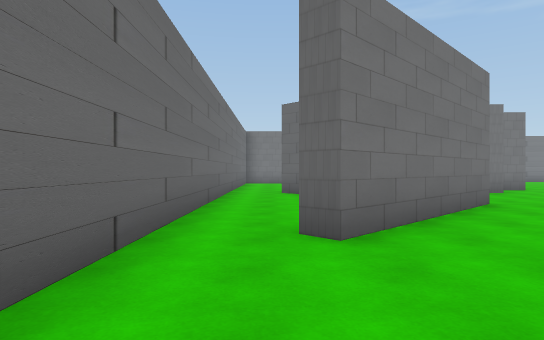
View 1 (above)

24 first-person views from a walk through a scene from a Unity 3-D project. The camera is 1.3 m above the floor, looks level and sees 75° across. The floor is counted in squares, 2 m on a side. Each view is taken from the middle of a square. On the plan, view 1 faces up. The plan holds only what a view shows up to about 10 squares ahead; the rest is blank.

View 2
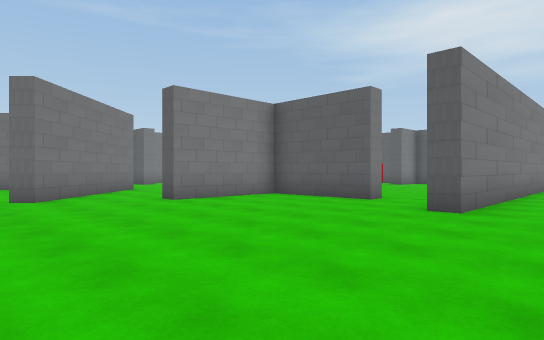

View 3
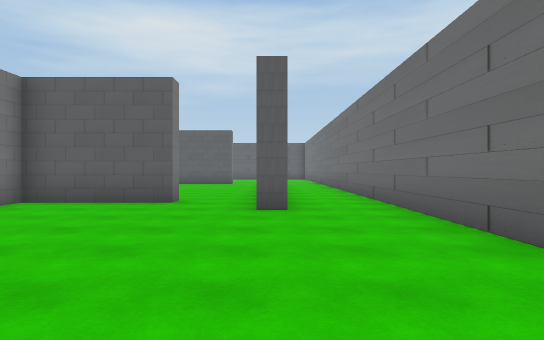

View 4
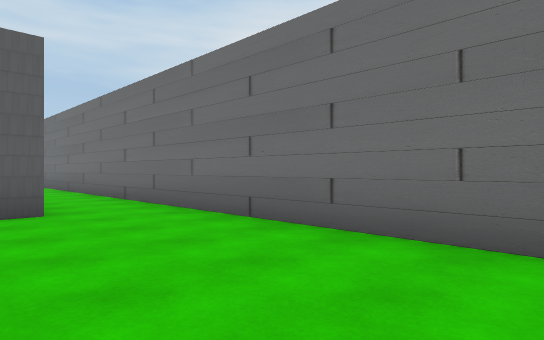

View 5
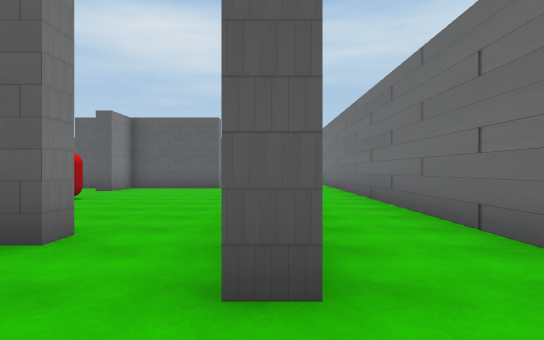

View 6
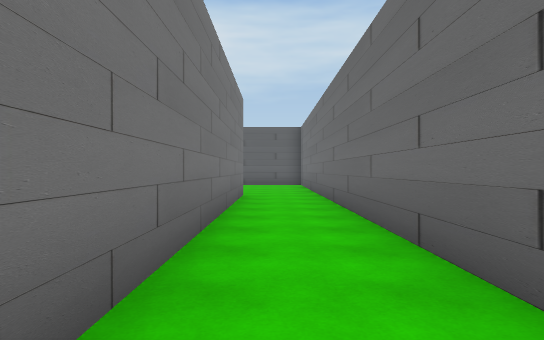

View 7
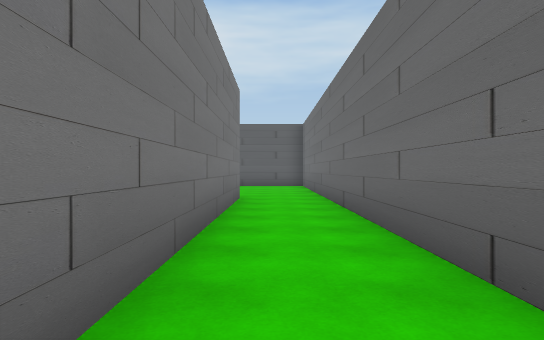

View 8
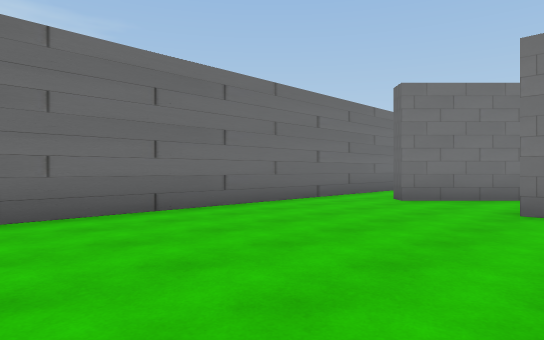

View 9
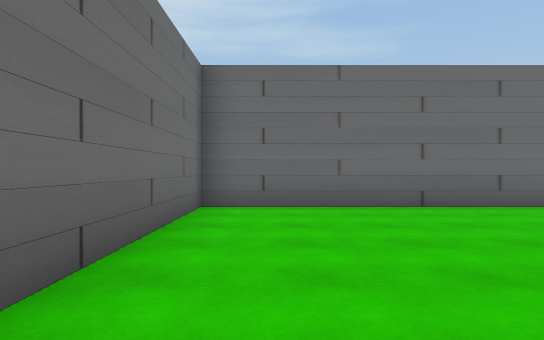

View 10
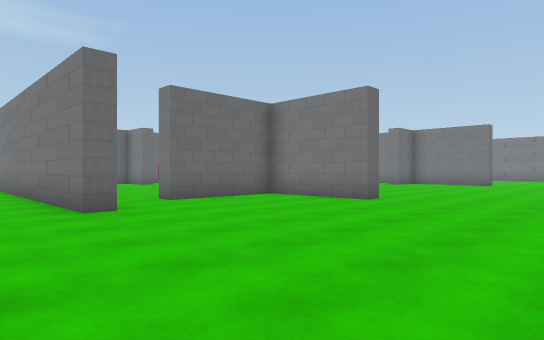

View 11
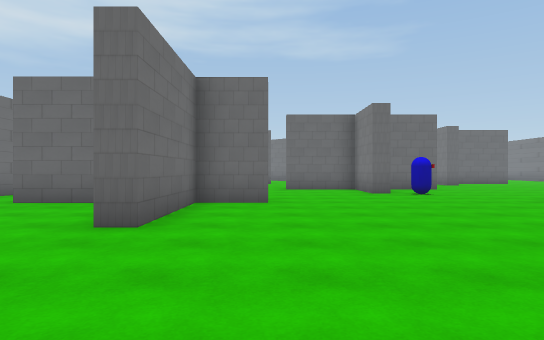

View 12
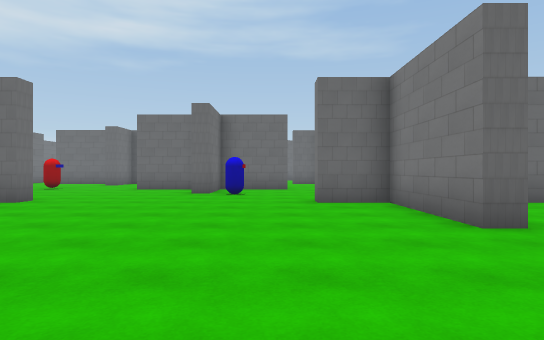

View 13
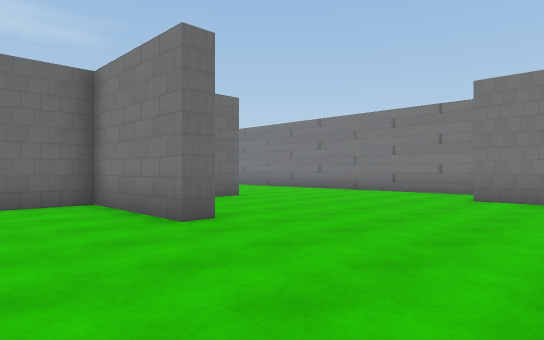

View 14
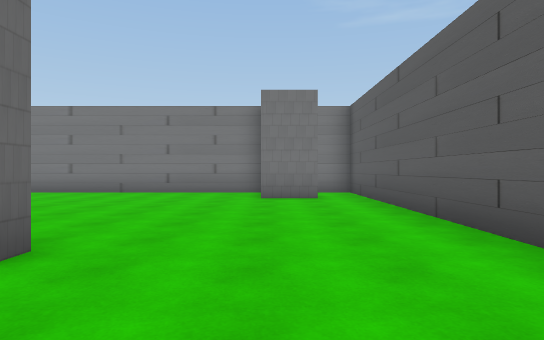

View 15
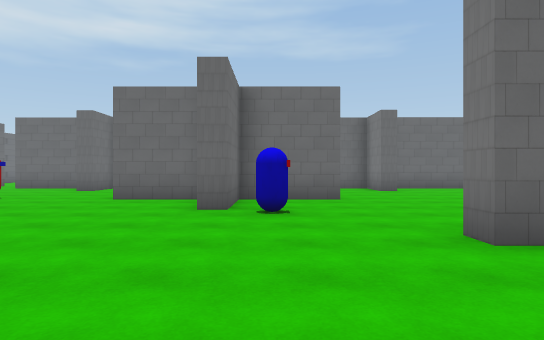

View 16
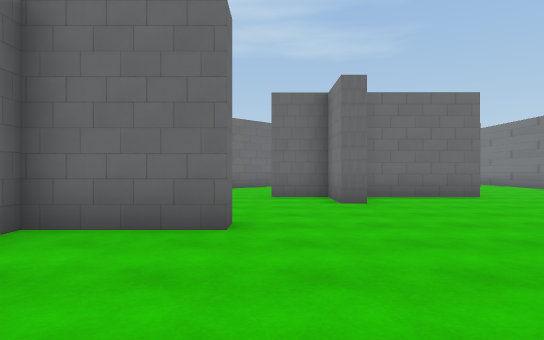

View 17
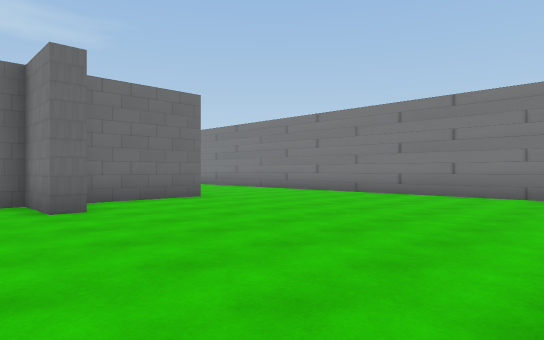

View 18
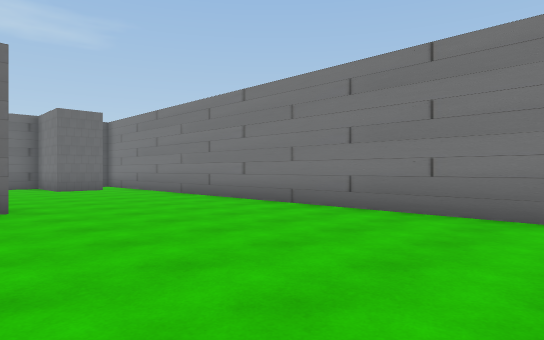

View 19
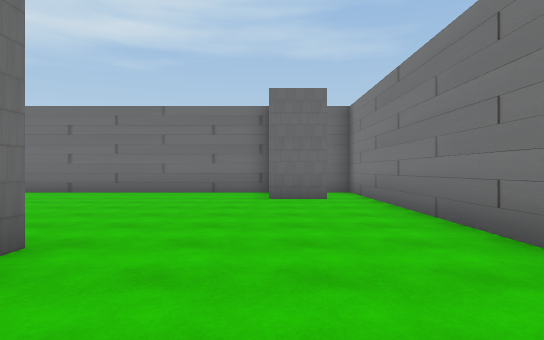

View 20
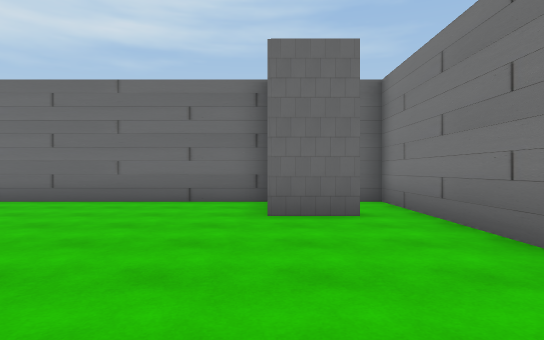

View 21
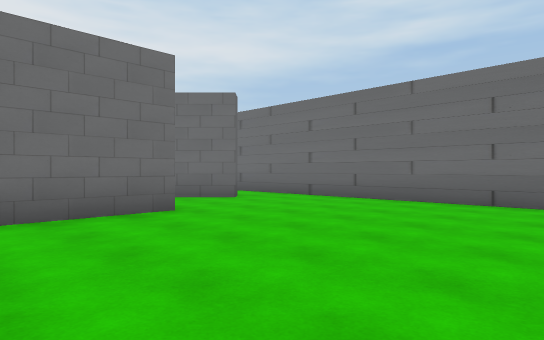

View 22
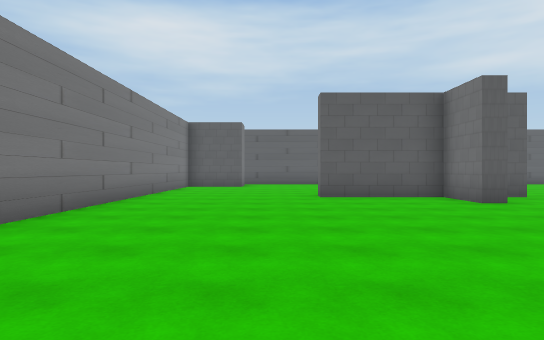

View 23
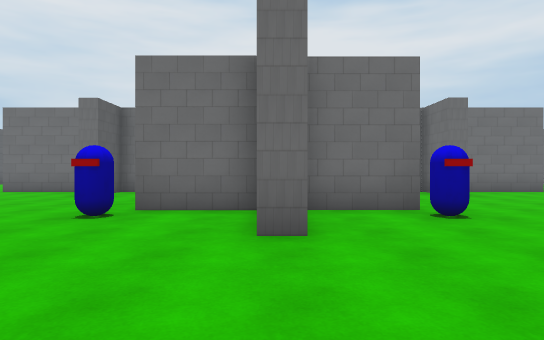

View 24
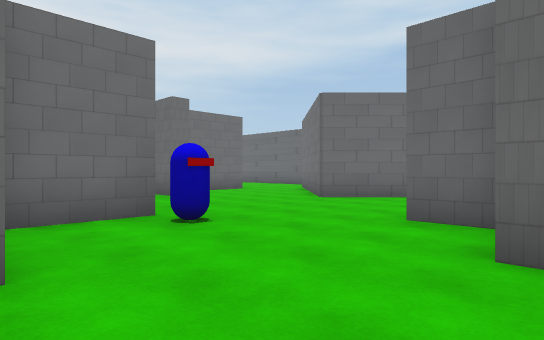

### Floor plan
Points are (right, up) in squares from view 1. A wall is a line through its corners. A room is listed if a view was taken in it or the views show most of it. See-through windows are left out.
Room 1 (views 1, 2, 3, 4, 5, 6, 7, 8, 9)
walls: (6.1, -1) (6.1, 2) (3, 2) (3, 2.5); (0.6, 3.3) (0.3, 3.6); (-1.2, 2.4) (-1.2, -5.3) (17.4, -5.3); (17.3, -3.3) (4.7, -3.3) (4.7, -2.8)
ways out: opening at (2, 3) to room 2; opening at (6, -2) to room 2; opening at (18, -4.5) to room 2; opening at (-0.5, 3.5)
Room 2 (views 10, 11, 12, 13, 14, 15, 16, 17, 18, 19, 20, 21, 22, 23, 24)
walls: (10.6, 9.5) (11.2, 9.5) (11.2, 7.2) (13.2, 7.2) (13.2, 6.8); (13.9, 11.4) (13.9, 11.9) (15.5, 11.9) (15.5, 14.9); (11.2, 6.4) (11.2, 4.4); (8.5, 7.2) (10.5, 7.2); (15.4, 3.9) (16, 3.9) (16, 2.5) (19.1, 2.5) (19.1, 2) (16, 2) (16, -1) (15.5, -1); (8.1, 11.9) (8.1, 11.3) (6.5, 11.3) (6.5, 9.9) (6.1, 9.9); (16, 14.9) (16, 14); (19.1, 11.9) (19.1, 11.3) (16, 11.3) (16, 9.9) (15.5, 9.9) (15.5, 10.4); (6.5, 3.9) (6.5, 3.1); (6.5, 15) (6.5, 12.2); (3, 11.9) (5.4, 11.9); (23.3, 11.9) (23.3, 19); (17, 19.3) (1.5, 19.3); (13.8, -2.7) (14.2, -2.7); (6.6, -1) (6.1, -1); (22.1, 17.2) (20.8, 17.2); (0.7, 9.6) (0.3, 10); (17.3, -2.8) (17.3, -3.3); (20.2, 19.3) (19.1, 19.3); (0.5, 10.5) (4.2, 6.8) (0.6, 3.3); (17.4, -5.3) (18.9, -5.3); (1, 18.2) (1, 16.9); (-1.2, 17) (-1.2, 8.6)
ways out: opening at (2, 3) to room 1; opening at (6, -2) to room 1; opening at (18, -4.5) to room 1; opening at (-0.5, 9.5); opening at (1, 19)
objects: other object (8, 8); other object (11, 2); other object (13, 8)

Where each view was taken, in squares from view 1:
view 1: 0 up, 0 right, facing up
view 2: 5 down, 1 left, facing up-right
view 3: 3 down, 1 left, facing right
view 4: 2 down, 1 left, facing down-right
view 5: 3 down, 3 right, facing right
view 6: 4 down, 8 right, facing right
view 7: 4 down, 9 right, facing right
view 8: 4 down, 4 right, facing up-left
view 9: 4 down, 5 right, facing left
view 10: 5 down, 23 right, facing up-left
view 11: 4 up, 23 right, facing left
view 12: 9 up, 23 right, facing left
view 13: 9 up, 23 right, facing up-left
view 14: 9 up, 21 right, facing up
view 15: 8 up, 19 right, facing left
view 16: 10 up, 15 right, facing left
view 17: 10 up, 14 right, facing up-left
view 18: 14 up, 13 right, facing up-left
view 19: 17 up, 9 right, facing left
view 20: 17 up, 6 right, facing left
view 21: 17 up, 6 right, facing down-left
view 22: 16 up, 7 right, facing right
view 23: 13 up, 11 right, facing down
view 24: 12 up, 11 right, facing down-left
